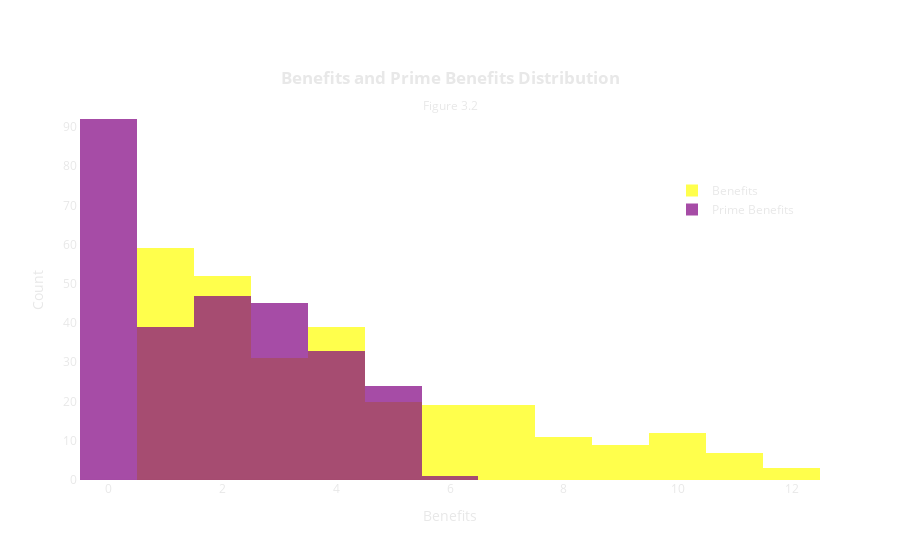

The code cell stored with this chart in its notebook:
### Code cell
x0 = all[all['Benefits'].apply(lambda x: len(x) < 13 and x != 'Not Available')]['Benefits_Amount']
x1 = all[all['Benefits'].apply(lambda x: len(x) < 13 and x != 'Not Available')]['Prime_Benefits']

fig = go.Figure()
fig.add_trace(go.Histogram(x=x0, name='Benefits', marker_color='yellow'))
fig.add_trace(go.Histogram(x=x1, name='Prime Benefits', marker_color='purple'))

# Overlay both histograms
fig.update_layout(barmode='overlay')

fig.update_layout(title="<b>Benefits and Prime Benefits Distribution</b><br><sub>Figure 3.2</sub>",
                  title_x=0.5,
                  title_y=0.85,
                  plot_bgcolor='rgba(0,0,0,0)',
                  paper_bgcolor='rgba(0,0,0,0)',
                  font=dict(color='rgb(232, 232, 232)'),
                  xaxis=dict(showgrid=False),
                  yaxis=dict(showgrid=False, showline=True),
                  xaxis_title="Benefits",
                  yaxis_title="Count",
                  legend=dict(x=.8, y=.8))

# Reduce opacity to see both histograms
fig.update_traces(opacity=0.7)

fig.show()

# import plotly.io as pio
# html_file = "benefits.html"
# pio.write_html(fig, file=html_file, auto_open=False)

### Figure 1 — Plotly figure (JSON) as saved in the notebook; plotly's stock layout.template omitted (floating-point values rounded to 4 significant figures; data arrays with more than 128 entries replaced by an {"elided": "..."} marker saying what was removed)
{"data": [{"marker": {"color": "yellow"}, "name": "Benefits", "opacity": 0.7, "type": "histogram", "x": {"elided": "281 int values"}}, {"marker": {"color": "purple"}, "name": "Prime Benefits", "opacity": 0.7, "type": "histogram", "x": {"elided": "281 int values"}}], "layout": {"barmode": "overlay", "font": {"color": "rgb(232, 232, 232)"}, "legend": {"x": 0.8, "y": 0.8}, "paper_bgcolor": "rgba(0,0,0,0)", "plot_bgcolor": "rgba(0,0,0,0)", "title": {"text": "<b>Benefits and Prime Benefits Distribution</b><br><sub>Figure 3.2</sub>", "x": 0.5, "y": 0.85}, "xaxis": {"showgrid": false, "title": {"text": "Benefits"}}, "yaxis": {"showgrid": false, "showline": true, "title": {"text": "Count"}}}}
